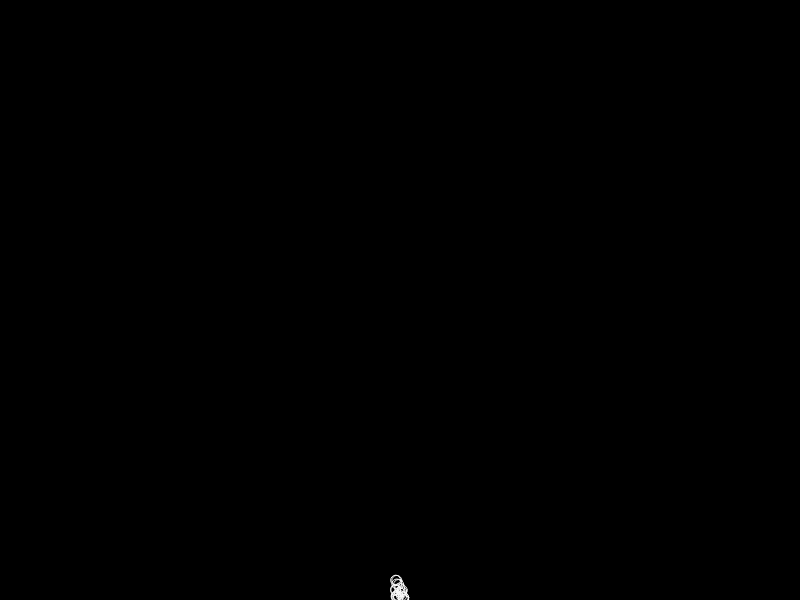
Frame 1 (no input)
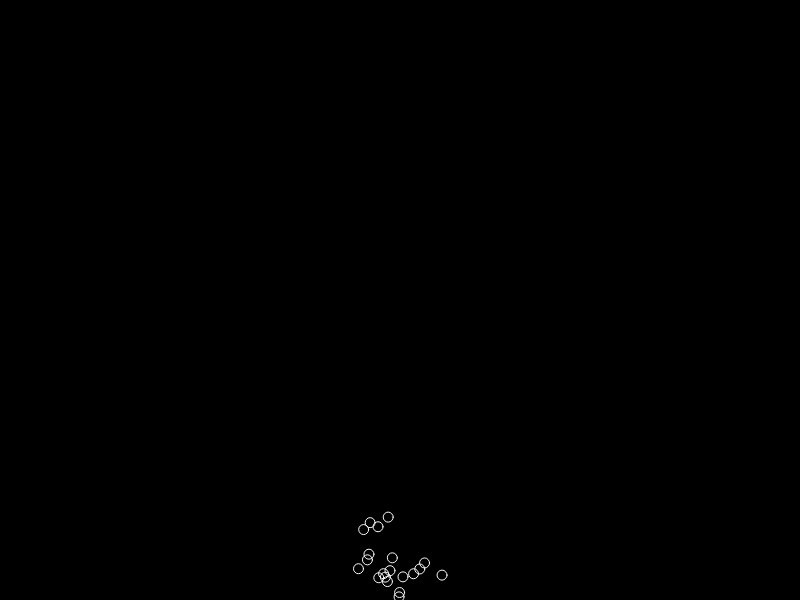
Frame 60 (no input)
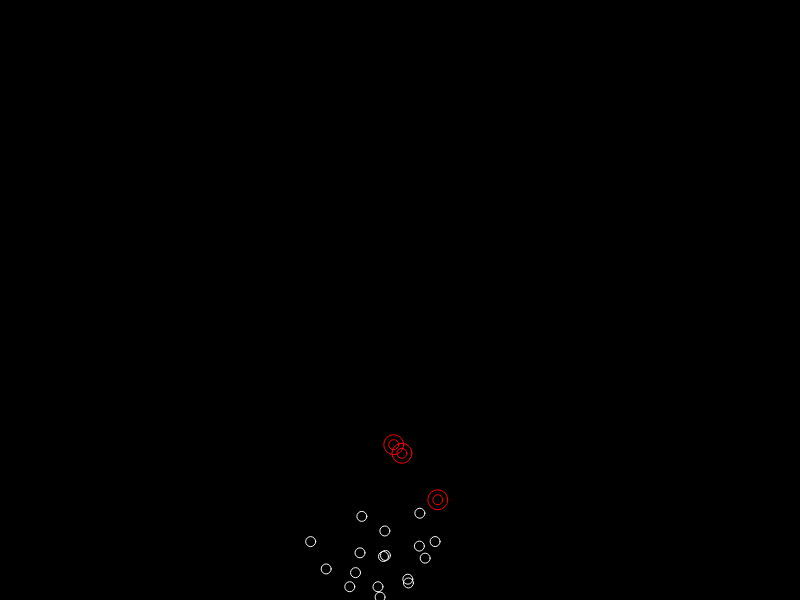
Frame 120 (the mouse pressed at the canvas centre since frame 60)

The p5.js sketch that drew these frames (run headless with seeded random() and noise() and a simulated clock; from frame 60 on, the mouse is pressed at the canvas centre):

// p5.js sketch
// ── sketch.js
var pop = [0];

function setup() {
    
    createCanvas(800,600);
    for(var i = 0 ; i < 20 ; i++){
        pop[i]={
            x:400, 
            y:600,
            
            moving:function(){
               var x = random(-5,5);
                if ( x + this.x > 600 || x + this.x < 200){
                 this.x -= x * 2;
                
                }else{
                    this.x += x;
                };
                
                var y = random(random(-10,-9.5),10);
                if ( y + this.y > height || y + this.y < 0){
                 this.y -= y * 2;
                
                }else{
                    this.y += y;
                }
                
            },
            
            display:function(){
                stroke(250)
                noFill()
                if(this.y > 400 && this.y <= 500){
                    stroke(250,0,0)
                    ellipse(this.x,this.y,20,20)
                }
                if(this.y > 300 && this.y <= 400){
                    stroke(0,250,0)
                    ellipse(this.x,this.y,30,30)
                }
                if(this.y > 200 && this.y <= 300){
                    stroke(0,0,250)
                    ellipse(this.x,this.y,35,35)
                }
                if(this.y > 100 && this.y <= 200){
                    stroke(250,0,250)
                    ellipse(this.x,this.y,40,40)
                }
                if(this.y > 50 && this.y <= 100){
                    stroke(0,250,250)
                    ellipse(this.x,this.y,45,45)
                }
                 if(this.y > 0 && this.y <= 50){
                    stroke(250,100,75)
                    ellipse(this.x,this.y,50,50)
                }
                
                ellipse(this.x,this.y,10,10)
                
                    
            },
    
        }
    }
    print(pop[0])

}

function draw() {
    
    background(0);
    
    for(var i = 0 ; i < 20 ; i++){
        pop[i].moving();
        pop[i].display(); 
    }
    
  
}
